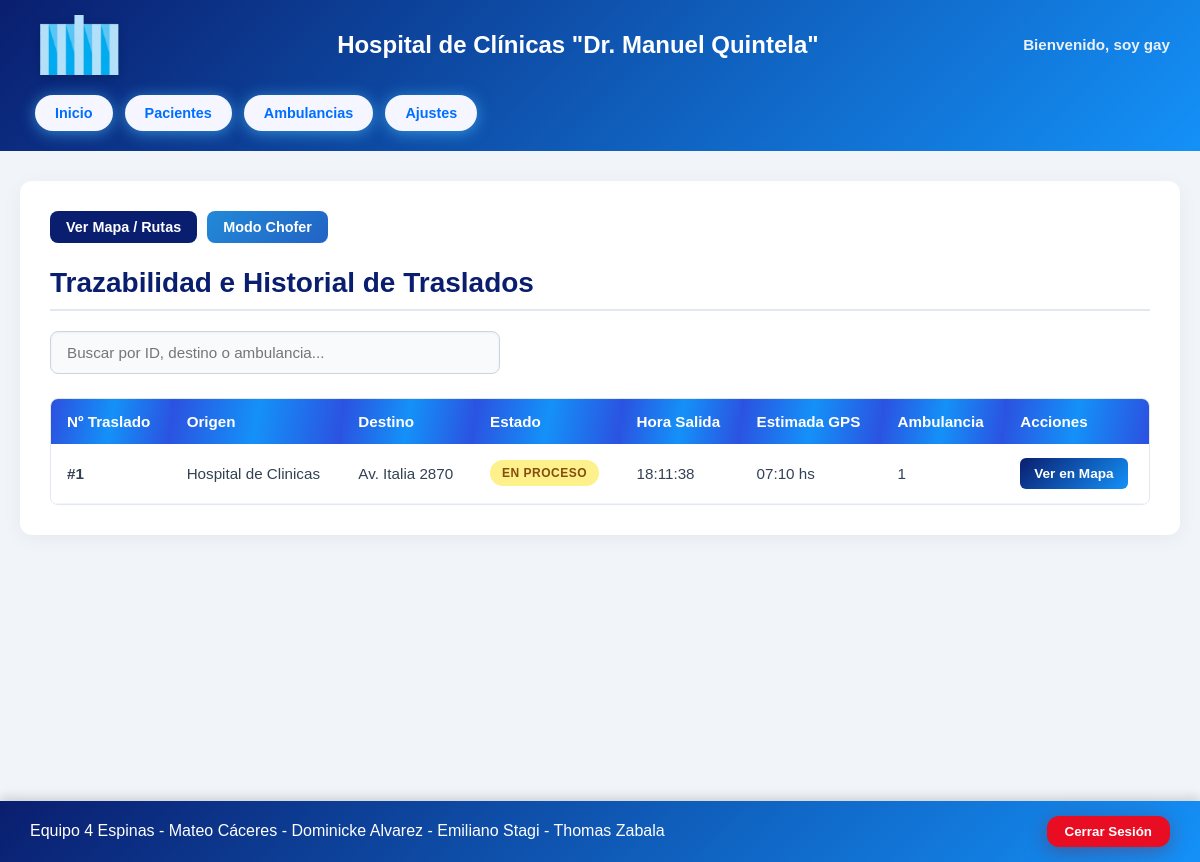
The app's page /pages/trazabilidad.php (signed in) with its own data.
### tables this page shows
CREATE TABLE `traslado` (
  `id_traslado` int(11) NOT NULL,
  `origen` varchar(50) DEFAULT NULL,
  `hora_de_salida` time DEFAULT NULL,
  `hora_de_llegada` time DEFAULT NULL,
  `hora_estimada_gps` varchar(20) DEFAULT NULL,
  `cedula_funcionario` varchar(100) DEFAULT NULL,
  `acompanante` varchar(100) DEFAULT NULL,
  `matricula_ambulancia` varchar(20) NOT NULL,
  `destino` varchar(50) DEFAULT NULL,
  `lat_chofer` decimal(10,8) DEFAULT NULL,
  `lng_chofer` decimal(11,8) DEFAULT NULL,
  `transporte` varchar(20) DEFAULT 'drive',
  `estado` enum('pendiente','en_proceso','finalizado') DEFAULT 'pendiente'
);

### pages/trazabilidad.php (the view, shortened to what this page needs)
<?php
require_once __DIR__ . '/../php/conexion.php';
$sql_trazabilidad = "SELECT t.*, a.kilometraje, a.matricula
                      FROM traslado t
                      LEFT JOIN ambulancia a ON t.matricula_ambulancia = a.numero_de_serie
                      ORDER BY t.id_traslado DESC";
$res_trazabilidad = $con->query($sql_trazabilidad);
?>
<!DOCTYPE html>
<html lang="es">
<head>
    <link rel="stylesheet" href="../css/elementosC.css">
    <link rel="stylesheet" href="../css/trazabilidad.css">
</head>
<body class="bodyguia">
    <header class="Headerguia">
        <img src="../fotos-videos/logor.png" alt="Logo del hospital" class="logo">
        <h1>Hospital de Clínicas "Dr. Manuel Quintela"</h1>
        <p>Bienvenido, <?php echo htmlspecialchars($_SESSION['usuario_nombre']); ?></p>
        <nav class="navguia">
            <a href="../pages/guia.php">Inicio</a>
            <a href="../pages/tratamientos.php">Pacientes</a>
            <a href="../pages/traslados.php">Ambulancias</a>
            <a href="../pages/ajustes.php">Ajustes</a>
        </nav>
    </header>
    <main class="mainguia">
        <section class="sectionguia contenedor-trazabilidad-main">
            <div class="header-acciones-trazabilidad">
                <div class="grupo-botones-nav">
                    <button class="btnguia6 btn-ver-mapa">
                        <a href="../pages/ver-ruta.php">Ver Mapa / Rutas</a>
                    </button>
                    <button class="btnguia4 btn-chofer-nav">
                        <a href="../pages/chofer-gps.php">Modo Chofer</a>
                    </button>
                </div>
            </div>
            <h2 class="titulo-seccion">Trazabilidad e Historial de Traslados</h2>
            <div class="panel-filtro-trazabilidad">
                <input type="text" id="inputBuscarTrazabilidad" placeholder="Buscar por ID, destino o ambulancia..." class="input-buscar">
            </div>
            <div class="overflow-tabla">
                <table class="tabla-trazabilidad" id="tablaTrazabilidad">
                    <thead>
                        <tr>
                            <th>Nº Traslado</th>
                            <th>Origen</th>
                            <th>Destino</th>
                            <th>Estado</th>
                            <th>Hora Salida</th>
                            <th>Estimada GPS</th>
                            <th>Ambulancia</th>
                            <th>Acciones</th>
                        </tr>
                    </thead>
                    <tbody>
                        <?php if ($res_trazabilidad && $res_trazabilidad->num_rows > 0): ?>
                            <?php while ($row = $res_trazabilidad->fetch_assoc()): ?>
                                <tr>
                                    <td><strong>#<?php echo $row['id_traslado']; ?></strong></td>
                                    <td><?php echo htmlspecialchars($row['origen'] ?? 'Hospital de Clínicas'); ?></td>
                                    <td><?php echo htmlspecialchars($row['destino'] ?? 'N/A'); ?></td>
                                    <td>
                                        <span class="badge-estado badge-<?php echo htmlspecialchars($row['estado'] ?? 'pendiente'); ?>">
                                            <?php echo strtoupper(str_replace('_', ' ', $row['estado'] ?? 'PENDIENTE')); ?>
                                        </span>
                                    </td>
                                    <td><?php echo htmlspecialchars($row['hora_de_salida'] ?? 'N/A'); ?></td>
                                    <td><?php echo htmlspecialchars($row['hora_estimada_gps'] ?? 'N/A'); ?></td>
                                    <td><?php echo htmlspecialchars($row['matricula_ambulancia'] ?? 'N/A'); ?></td>
                                    <td>
                                        <button class="btn-ver-ruta-tabla">
                                            <a href="../pages/ver-ruta.php?id=<?php echo $row['id_traslado']; ?>">Ver en Mapa</a>
                                        </button>
                                    </td>
                                </tr>
                            <?php endwhile; ?>
                        <?php else: ?>
                            <tr>
                                <td colspan="8" class="td-vacio">No hay traslados registrados en el sistema.</td>
                            </tr>
                        <?php endif; ?>
                    </tbody>
                </table>
            </div>
        </section>
    </main>
    <footer class="footerguia">
        <p>Equipo 4 Espinas - Mateo Cáceres - Dominicke Alvarez - Emiliano Stagi - Thomas Zabala</p>
        <button class="logout"><a href="../php/logout.php">Cerrar Sesión</a></button>
    </footer>
</body>
</html>

### css/elementosC.css (style rules this page uses)
* { box-sizing: border-box; margin: 0; padding: 0; }
.bodyguia { font-family: Arial, sans-serif; display: flex; flex-direction: column; min-height: 100vh; }
a { text-decoration: none; color: inherit; display: inline-block; width: 100%; height: 100%; }
.Headerguia { display: flex; align-items: center; justify-content: space-between; padding: 15px 30px; background: linear-gradient(135deg, #0a1e6f, #1491f8); color: #ffffff; position: relative; z-index: 10; gap: 15px; flex-wrap: wrap; }
.Headerguia .logo { max-height: 60px; width: auto; object-fit: contain; filter: drop-shadow(0 2px 4px rgba(0, 0, 0, 0.2)); }
.Headerguia h1 { font-size: 1.5rem; text-align: center; color: #ffffff; }
.Headerguia p { font-weight: bold; font-size: 0.95rem; color: #eaf1f7; }
.navguia { display: flex; gap: 12px; padding: 5px; }
.navguia a { border: none; background-color: #f5f6ff; color: #006eff; font-weight: bold; border-radius: 20px; padding: 10px 20px; font-size: 0.9rem; text-align: center; box-shadow: 0 2px 15px rgba(78, 196, 255, 0.594); transition: all 0.3s ease; }
.footerguia { border: none; padding: 15px 30px; display: flex; justify-content: space-between; align-items: center; background: linear-gradient(135deg, #0a1e6f, #1491f8); color: #ffffff; box-shadow: 0 -4px 10px rgba(0, 0, 0, 0.15); position: relative; z-index: 10; }
.logout { border: none; border-radius: 12px; padding: 8px 18px; background-color: #e80d23; color: #ffffff; font-weight: bold; cursor: pointer; box-shadow: 0 4px 20px rgba(153, 0, 0, 0.332); transition: all 0.3s ease; }

### css/trazabilidad.css (style rules this page uses)
.mainguia { padding: 30px 20px; background-color: #f1f5f9; min-height: calc(100vh - 150px); }
.contenedor-trazabilidad-main { max-width: 1200px; margin: 0 auto; background: #ffffff; padding: 30px; border-radius: 12px; box-shadow: 0 4px 20px rgba(0, 0, 0, 0.05); display: block; }
.header-acciones-trazabilidad { display: flex; justify-content: space-between; align-items: center; margin-bottom: 24px; gap: 15px; flex-wrap: wrap; }
.grupo-botones-nav { display: flex; gap: 10px; flex-wrap: wrap; }
.btnguia1, .btnguia6, .btnguia4 { background: #0a1e6f; border: none; border-radius: 8px; padding: 8px 16px; cursor: pointer; font-weight: 600; transition: all 0.2s ease-in-out; width: auto !important; }
.btnguia1 a, .btnguia6 a, .btnguia4 a { color: #ffffff; text-decoration: none; font-size: 0.9rem; }
.btn-chofer-nav { background: linear-gradient(135deg, #2289d7, #2263c5) !important; }
.titulo-seccion { color: #0a1e6f; font-size: 1.75rem; font-weight: 700; margin-bottom: 20px; border-bottom: 2px solid #e2e8f0; padding-bottom: 10px; }
.panel-filtro-trazabilidad { margin-bottom: 24px; }
.input-buscar { width: 100%; max-width: 450px; padding: 12px 16px; border-radius: 8px; border: 1px solid #cbd5e1; font-size: 0.95rem; background-color: #f8fafc; transition: all 0.2s; box-shadow: inset 0 1px 3px rgba(0, 0, 0, 0.05); }
.overflow-tabla { overflow-x: auto; border-radius: 8px; border: 1px solid #e2e8f0; box-shadow: 0 1px 3px rgba(0, 0, 0, 0.02); }
.tabla-trazabilidad { width: 100%; border-collapse: collapse; background: #ffffff; font-size: 0.95rem; text-align: left; }
.tabla-trazabilidad th { background: linear-gradient(100deg, #2c50e0, #1491f8, #2c50e0); color: white; padding: 14px 16px; font-weight: 600; border: none; }
.tabla-trazabilidad td { padding: 14px 16px; border-bottom: 1px solid #f1f5f9; color: #334155; }
.badge-estado { padding: 6px 12px; border-radius: 20px; font-weight: 700; font-size: 0.75rem; display: inline-block; letter-spacing: 0.5px; text-align: center; }
.badge-en_proceso { background-color: #fef08a; color: #854d0e; }
.btn-ver-ruta-tabla { border: none; border-radius: 6px; padding: 8px 14px; background: linear-gradient(135deg, #0a1e6f, #1491f8); color: white; font-weight: 600; cursor: pointer; font-size: 0.85rem; transition: all 0.2s ease; }
.btn-ver-ruta-tabla a { color: white; text-decoration: none; }

### records on screen
traslado: id_traslado "1", origen "Hospital de Clinicas", destino "Av. Italia 2870", estado "EN PROCESO", hora_de_salida "18:11:38", hora_estimada_gps "07:10 hs", matricula_ambulancia "1"

### other values on screen
$_SESSION['usuario_nombre'] "soy gay"
